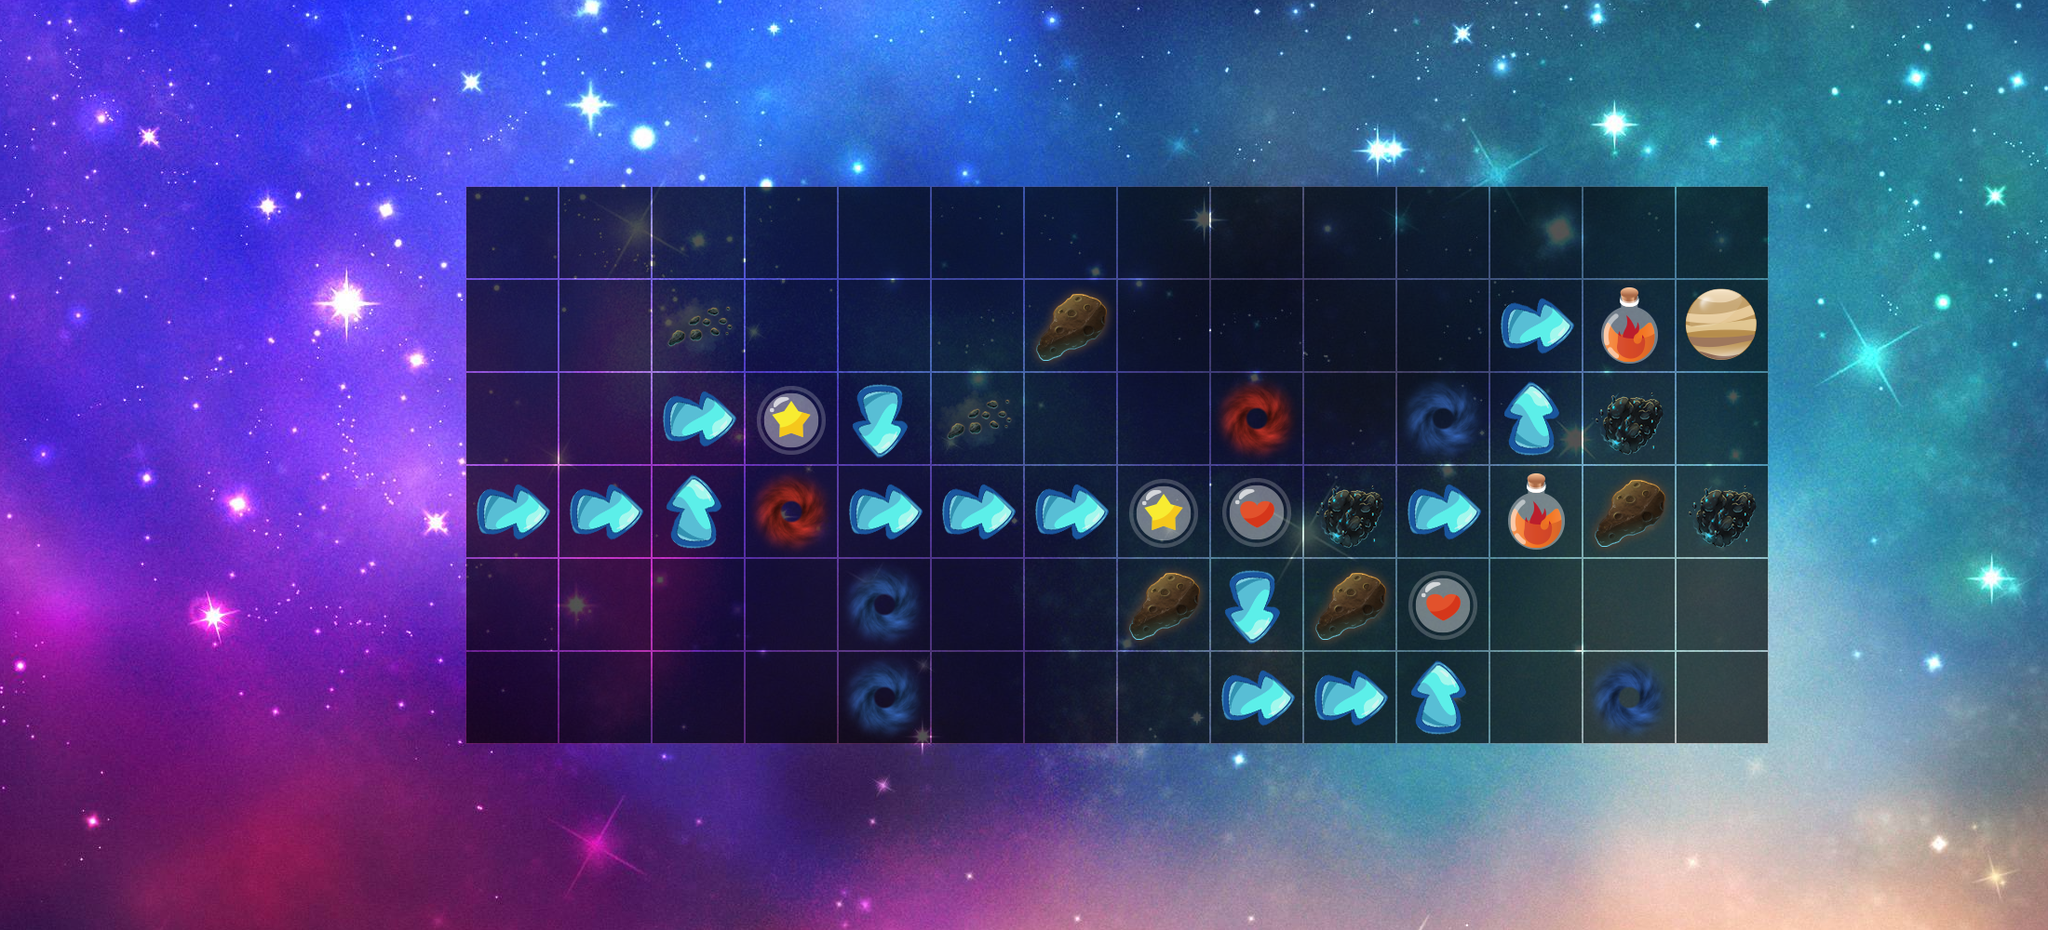

This game map was drawn from its Tiled (.tmx) file and the tilesets committed beside it. A one-line description and the full map source follow:
An orthogonal 22x10 tile map with 100x100 px tiles, 5 tile layers (bg, grid, hole, item, ...), 5 tilesets and 1 object.

<map version="1.0" orientation="orthogonal" renderorder="right-up" width="22" height="10" tilewidth="100" tileheight="100" nextobjectid="8">
 <tileset firstgid="1" name="red-hole" tilewidth="100" tileheight="100" tilecount="100" columns="10">
  <image source="../common/red-hole.png" width="1000" height="1000" />
  <tile id="0">
   <animation>
    <frame tileid="0" duration="200" />
    <frame tileid="1" duration="200" />
    <frame tileid="2" duration="200" />
    <frame tileid="3" duration="200" />
    <frame tileid="4" duration="200" />
    <frame tileid="5" duration="200" />
    <frame tileid="6" duration="200" />
   </animation>
  </tile>
 </tileset>
 <tileset firstgid="101" name="blue-hole-black" tilewidth="100" tileheight="100" tilecount="100" columns="10">
  <image source="../common/blue-hole-black.png" width="1000" height="1000" />
  <tile id="0">
   <animation>
    <frame tileid="0" duration="200" />
    <frame tileid="1" duration="200" />
    <frame tileid="2" duration="200" />
    <frame tileid="3" duration="200" />
    <frame tileid="4" duration="200" />
    <frame tileid="5" duration="200" />
    <frame tileid="6" duration="200" />
   </animation>
  </tile>
 </tileset>
 <tileset firstgid="201" name="grid-game" tilewidth="100" tileheight="100" tilecount="1" columns="1">
  <image source="../common/grid-game.png" width="100" height="100" />
 </tileset>
 <tileset firstgid="202" name="character" tilewidth="100" tileheight="100" tilecount="54" columns="9">
  <image source="../common/character.png" width="960" height="640" />
 </tileset>
 <tileset firstgid="256" name="background" tilewidth="100" tileheight="100" tilecount="400" columns="25">
  <image source="background.jpg" width="2560" height="1600" />
 </tileset>
 <layer name="bg" width="22" height="10">
  <data encoding="csv">
282,283,284,285,286,287,288,289,290,291,292,293,294,295,296,297,298,299,300,301,302,303,
307,308,309,310,311,312,313,314,315,316,317,318,319,320,321,322,323,324,325,326,327,328,
332,333,334,335,336,337,338,339,340,341,342,343,344,345,346,347,348,349,350,351,352,353,
357,358,359,360,361,362,363,364,365,366,367,368,369,370,371,372,373,374,375,376,377,378,
382,383,384,385,386,387,388,389,390,391,392,393,394,395,396,397,398,399,400,401,402,403,
407,408,409,410,411,412,413,414,415,416,417,418,419,420,421,422,423,424,425,426,427,428,
432,433,434,435,436,437,438,439,440,441,442,443,444,445,446,447,448,449,450,451,452,453,
457,458,459,460,461,462,463,464,465,466,467,468,469,470,471,472,473,474,475,476,477,478,
482,483,484,485,486,487,488,489,490,491,492,493,494,495,496,497,498,499,500,501,502,503,
507,508,509,510,511,512,513,514,515,516,517,518,519,520,521,522,523,524,525,526,527,528
</data>
 </layer>
 <layer name="grid" width="22" height="10">
  <data encoding="csv">
0,0,0,0,0,0,0,0,0,0,0,0,0,0,0,0,0,0,0,0,0,0,
0,0,0,0,0,0,0,0,0,0,0,0,0,0,0,0,0,0,0,0,0,0,
0,0,0,0,0,201,201,201,201,201,201,201,201,201,201,201,201,201,201,0,0,0,
0,0,0,0,0,201,201,201,201,201,201,201,201,201,201,201,201,201,201,0,0,0,
0,0,0,0,0,201,201,201,201,201,201,201,201,201,201,201,201,201,201,0,0,0,
0,0,0,0,0,201,201,201,201,201,201,201,201,201,201,201,201,201,201,0,0,0,
0,0,0,0,0,201,201,201,201,201,201,201,201,201,201,201,201,201,201,0,0,0,
0,0,0,0,0,201,201,201,201,201,201,201,201,201,201,201,201,201,201,0,0,0,
0,0,0,0,0,0,0,0,0,0,0,0,0,0,0,0,0,0,0,0,0,0,
0,0,0,0,0,0,0,0,0,0,0,0,0,0,0,0,0,0,0,0,0,0
</data>
 </layer>
 <layer name="hole" width="22" height="10">
  <data encoding="csv">
0,0,0,0,0,0,0,0,0,0,0,0,0,0,0,0,0,0,0,0,0,0,
0,0,0,0,0,0,0,0,0,0,0,0,0,0,0,0,0,0,0,0,0,0,
0,0,0,0,0,0,0,0,0,0,0,0,0,0,0,0,0,0,0,0,0,0,
0,0,0,0,0,0,0,202,0,0,0,204,0,0,0,0,0,0,0,0,0,0,
0,0,0,0,0,0,0,0,0,0,202,0,0,1,0,101,0,205,0,0,0,0,
0,0,0,0,0,0,0,0,1,0,0,0,0,0,205,0,0,204,205,0,0,0,
0,0,0,0,0,0,0,0,0,101,0,0,204,0,204,0,0,0,0,0,0,0,
0,0,0,0,0,0,0,0,0,101,0,0,0,0,0,0,0,101,0,0,0,0,
0,0,0,0,0,0,0,0,0,0,0,0,0,0,0,0,0,0,0,0,0,0,
0,0,0,0,0,0,0,0,0,0,0,0,0,0,0,0,0,0,0,0,0,0
</data>
 </layer>
 <layer name="item" width="22" height="10">
  <data encoding="csv">
0,0,0,0,0,0,0,0,0,0,0,0,0,0,0,0,0,0,0,0,0,0,
0,0,0,0,0,0,0,0,0,0,0,0,0,0,0,0,0,0,0,0,0,0,
0,0,0,0,0,0,0,0,0,0,0,0,0,0,0,0,0,0,0,0,0,0,
0,0,0,0,0,0,0,0,0,0,0,0,0,0,0,0,0,226,213,0,0,0,
0,0,0,0,0,0,0,0,224,0,0,0,0,0,0,0,0,0,0,0,0,0,
0,0,0,0,0,0,0,0,0,0,0,0,224,225,0,0,226,0,0,0,0,0,
0,0,0,0,0,0,0,0,0,0,0,0,0,0,0,225,0,0,0,0,0,0,
0,0,0,0,0,0,0,0,0,0,0,0,0,0,0,0,0,0,0,0,0,0,
0,0,0,0,0,0,0,0,0,0,0,0,0,0,0,0,0,0,0,0,0,0,
0,0,0,0,0,0,0,0,0,0,0,0,0,0,0,0,0,0,0,0,0,0
</data>
 </layer>
 <layer name="arrow" width="22" height="10">
  <data encoding="csv">
0,0,0,0,0,0,0,0,0,0,0,0,0,0,0,0,0,0,0,0,0,0,
0,0,0,0,0,0,0,0,0,0,0,0,0,0,0,0,0,0,0,0,0,0,
0,0,0,0,0,0,0,0,0,0,0,0,0,0,0,0,0,0,0,0,0,0,
0,0,0,0,0,0,0,0,0,0,0,0,0,0,0,0,231,0,0,0,0,0,
0,0,0,0,0,0,0,231,0,239,0,0,0,0,0,0,230,0,0,0,0,0,
0,0,0,0,0,231,231,230,0,231,231,231,0,0,0,231,0,0,0,0,0,0,
0,0,0,0,0,0,0,0,0,0,0,0,0,239,0,0,0,0,0,0,0,0,
0,0,0,0,0,0,0,0,0,0,0,0,0,231,231,230,0,0,0,0,0,0,
0,0,0,0,0,0,0,0,0,0,0,0,0,0,0,0,0,0,0,0,0,0,
0,0,0,0,0,0,0,0,0,0,0,0,0,0,0,0,0,0,0,0,0,0
</data>
 </layer>
 <objectgroup color="#fc003f" name="Menu">
  <object id="1" x="0" y="0" width="300" height="1000" />
 </objectgroup>
</map>